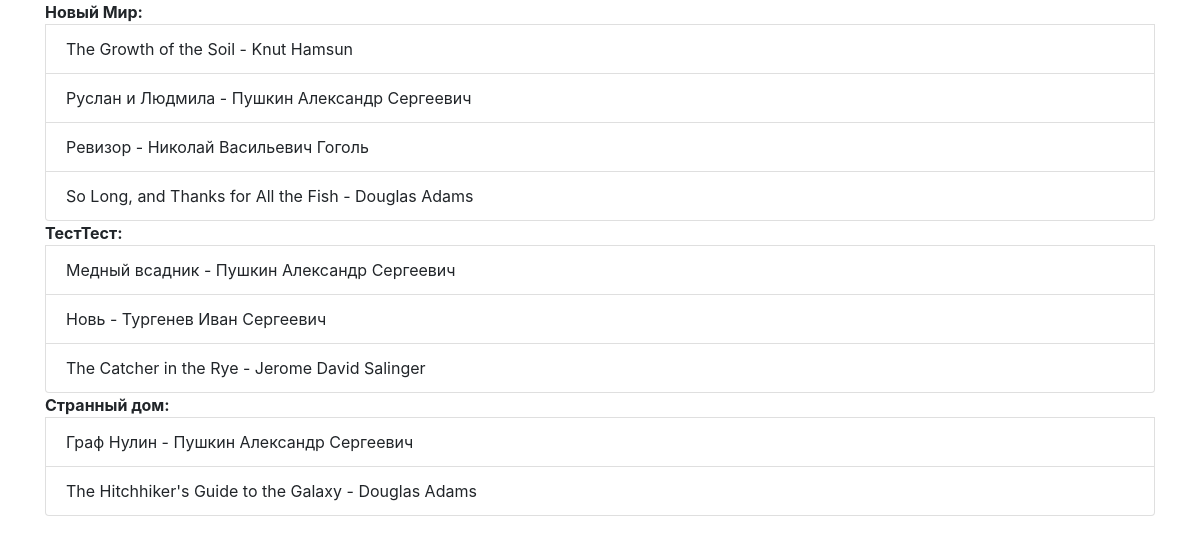
Screenshot of /book_in_publish_house/ with the database file from the repository.
### p_library/models.py (models this page shows, shortened)
class Publisher(models.Model):
    name = models.CharField(max_length=20)
    adress = models.CharField(max_length=200)

class Book(models.Model):
    ISBN = models.CharField(max_length=13)
    title = models.TextField()
    description = models.TextField()
    year_release = models.SmallIntegerField()
    author = models.ForeignKey(Author, on_delete=models.CASCADE)
    publisher = models.ForeignKey(Publisher, on_delete=models.CASCADE, default=None, null=True)
    copy_count = models.IntegerField(default=1)
    price = models.DecimalField(default=0, decimal_places=2, max_digits=10)

class Author(models.Model):
    full_name = models.TextField()
    birth_year = models.SmallIntegerField()
    country = models.CharField(max_length=2)

### p_library/views.py (the view)
# urls.py: path('book_in_publish_house/', views.get_publisher)
def get_publisher(request):
    template = loader.get_template('publisher.html')
    books = Book.objects.all()
    publisher_dict = {}
    for book in books:
        if book.publisher.name not in list(publisher_dict.keys()):
            publisher_dict.update({book.publisher.name: [{'title': book.title, 'author':book.author.full_name}]})
        else:
            publisher_dict[book.publisher.name].append({'title': book.title, 'author': book.author.full_name})
    return HttpResponse(template.render({'publisher_dict': publisher_dict}, request))

### p_library/templates/publisher.html
{% extends 'base.html' %}
{% block content %}
    {% for key, values in publisher_dict.items %}
        <ul class="list-group"><b>{{ key }}:</b>
            {% for book in values %}
            <li class="list-group-item">{{ book.title }} - {{ book.author }}</li>
            {% endfor %}
        </ul>
    {% endfor %}
{% endblock %}

### p_library/templates/base.html (shortened to what this page needs)
<!doctype html>
<html lang="en">
  <head>
    <link rel="stylesheet" href="https://stackpath.bootstrapcdn.com/bootstrap/4.1.3/css/bootstrap.min.css">
  </head>
  <body>
    <div class="container">
      <div class="row justify-content-center">
        <div class="col-12">
          {% block content %}
          {% endblock %}
        </div>
      </div>
    </div>
  </body>
</html>

### rows the page displays
Publisher: publisher_dict "Новый Мир"
Book: title "The Growth of the Soil"
Author: author "Knut Hamsun"
Book: title "Руслан и Людмила"
Author: author "Пушкин Александр Сергеевич" "Пушкин Александр Сергеевич" "Пушкин Александр Сергеевич"
Book: title "Ревизор"
Author: author "Николай Васильевич Гоголь"
Book: title "So Long, and Thanks for All the Fish"
Author: author "Douglas Adams" "Douglas Adams"
Publisher: publisher_dict "ТестТест"
Book: title "Медный всадник"
Book: title "Новь"
Author: author "Тургенев Иван Сергеевич"
Book: title "The Catcher in the Rye"
Author: author "Jerome David Salinger"
Publisher: publisher_dict "Странный дом"
Book: title "Граф Нулин"
Book: title "The Hitchhiker's Guide to the Galaxy"
